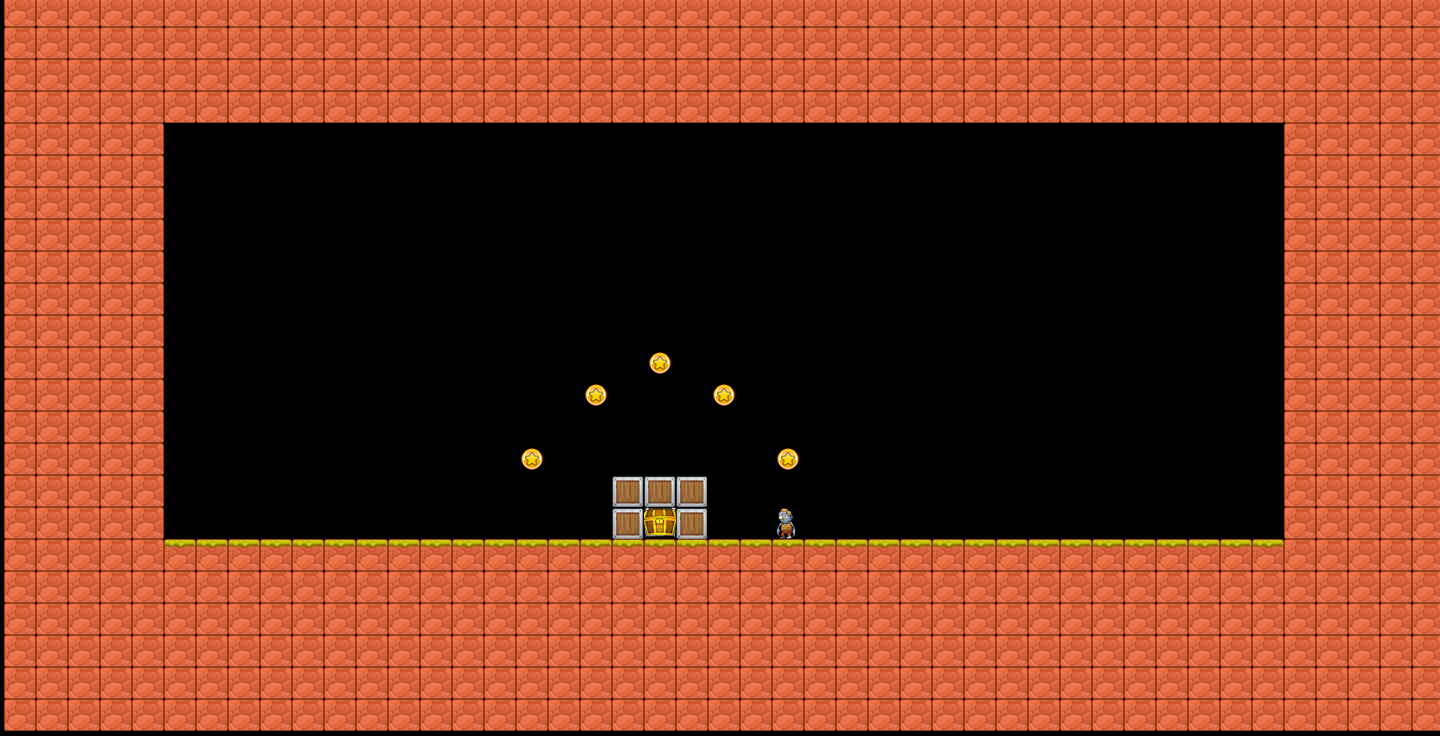

Tiled map render using the project's own tile images. Description and the whole map definition, tile-layer contents included, below:
An orthogonal 45x23 tile map with 32x32 px tiles, 1 tile layer (Tile Layer 1) and 3 objects.

<map version="1.0" orientation="orthogonal" renderorder="right-down" width="45" height="23" tilewidth="32" tileheight="32" nextobjectid="5">
 <tileset firstgid="1" name="tilemap" tilewidth="32" tileheight="32" tilecount="13" columns="1">
  <image source="../Graphics/tilemap.png" width="32" height="416" />
 </tileset>
 <layer name="Tile Layer 1" width="45" height="23" offsetx="4" offsety="-5">
  <data encoding="csv">
3,3,3,3,3,3,3,3,3,3,3,3,3,3,3,3,3,3,3,3,3,3,3,3,3,3,3,3,3,3,3,3,3,3,3,3,3,3,3,3,3,3,3,3,3,
3,3,3,3,3,3,3,3,3,3,3,3,3,3,3,3,3,3,3,3,3,3,3,3,3,3,3,3,3,3,3,3,3,3,3,3,3,3,3,3,3,3,3,3,3,
3,3,3,3,3,3,3,3,3,3,3,3,3,3,3,3,3,3,3,3,3,3,3,3,3,3,3,3,3,3,3,3,3,3,3,3,3,3,3,3,3,3,3,3,3,
3,3,3,3,3,3,3,3,3,3,3,3,3,3,3,3,3,3,3,3,3,3,3,3,3,3,3,3,3,3,3,3,3,3,3,3,3,3,3,3,3,3,3,3,3,
3,3,3,3,3,0,0,0,0,0,0,0,0,0,0,0,0,0,0,0,0,0,0,0,0,0,0,0,0,0,0,0,0,0,0,0,0,0,0,0,3,3,3,3,3,
3,3,3,3,3,0,0,0,0,0,0,0,0,0,0,0,0,0,0,0,0,0,0,0,0,0,0,0,0,0,0,0,0,0,0,0,0,0,0,0,3,3,3,3,3,
3,3,3,3,3,0,0,0,0,0,0,0,0,0,0,0,0,0,0,0,0,0,0,0,0,0,0,0,0,0,0,0,0,0,0,0,0,0,0,0,3,3,3,3,3,
3,3,3,3,3,0,0,0,0,0,0,0,0,0,0,0,0,0,0,0,0,0,0,0,0,0,0,0,0,0,0,0,0,0,0,0,0,0,0,0,3,3,3,3,3,
3,3,3,3,3,0,0,0,0,0,0,0,0,0,0,0,0,0,0,0,0,0,0,0,0,0,0,0,0,0,0,0,0,0,0,0,0,0,0,0,3,3,3,3,3,
3,3,3,3,3,0,0,0,0,0,0,0,0,0,0,0,0,0,0,0,0,0,0,0,0,0,0,0,0,0,0,0,0,0,0,0,0,0,0,0,3,3,3,3,3,
3,3,3,3,3,0,0,0,0,0,0,0,0,0,0,0,0,0,0,0,0,0,0,0,0,0,0,0,0,0,0,0,0,0,0,0,0,0,0,0,3,3,3,3,3,
3,3,3,3,3,0,0,0,0,0,0,0,0,0,0,0,0,0,0,0,9,0,0,0,0,0,0,0,0,0,0,0,0,0,0,0,0,0,0,0,3,3,3,3,3,
3,3,3,3,3,0,0,0,0,0,0,0,0,0,0,0,0,0,9,0,0,0,9,0,0,0,0,0,0,0,0,0,0,0,0,0,0,0,0,0,3,3,3,3,3,
3,3,3,3,3,0,0,0,0,0,0,0,0,0,0,0,0,0,0,0,0,0,0,0,0,0,0,0,0,0,0,0,0,0,0,0,0,0,0,0,3,3,3,3,3,
3,3,3,3,3,0,0,0,0,0,0,0,0,0,0,0,9,0,0,0,0,0,0,0,9,0,0,0,0,0,0,0,0,0,0,0,0,0,0,0,3,3,3,3,3,
3,3,3,3,3,0,0,0,0,0,0,0,0,0,0,0,0,0,0,7,7,7,0,0,0,0,0,0,0,0,0,0,0,0,0,0,0,0,0,0,3,3,3,3,3,
3,3,3,3,3,0,0,0,0,0,0,0,0,0,0,0,0,0,0,7,8,7,0,0,11,0,0,0,0,0,0,0,0,0,0,0,0,0,0,0,3,3,3,3,3,
3,3,3,3,3,2,2,2,2,2,2,2,2,2,2,2,2,2,2,2,2,2,2,2,2,2,2,2,2,2,2,2,2,2,2,2,2,2,2,2,3,3,3,3,3,
3,3,3,3,3,3,3,3,3,3,3,3,3,3,3,3,3,3,3,3,3,3,3,3,3,3,3,3,3,3,3,3,3,3,3,3,3,3,3,3,3,3,3,3,3,
3,3,3,3,3,3,3,3,3,3,3,3,3,3,3,3,3,3,3,3,3,3,3,3,3,3,3,3,3,3,3,3,3,3,3,3,3,3,3,3,3,3,3,3,3,
3,3,3,3,3,3,3,3,3,3,3,3,3,3,3,3,3,3,3,3,3,3,3,3,3,3,3,3,3,3,3,3,3,3,3,3,3,3,3,3,3,3,3,3,3,
3,3,3,3,3,3,3,3,3,3,3,3,3,3,3,3,3,3,3,3,3,3,3,3,3,3,3,3,3,3,3,3,3,3,3,3,3,3,3,3,3,3,3,3,3,
3,3,3,3,3,3,3,3,3,3,3,3,3,3,3,3,3,3,3,3,3,3,3,3,3,3,3,3,3,3,3,3,3,3,3,3,3,3,3,3,3,3,3,3,3
</data>
 </layer>
 <objectgroup name="Object Layer 1">
  <object id="1" x="162.667" y="541.333" width="1121.33" height="64" />
  <object id="3" x="1283.12" y="121.788" width="64.3333" height="419.455" />
  <object id="4" x="82.6667" y="118.667" width="80" height="486.667" />
 </objectgroup>
</map>